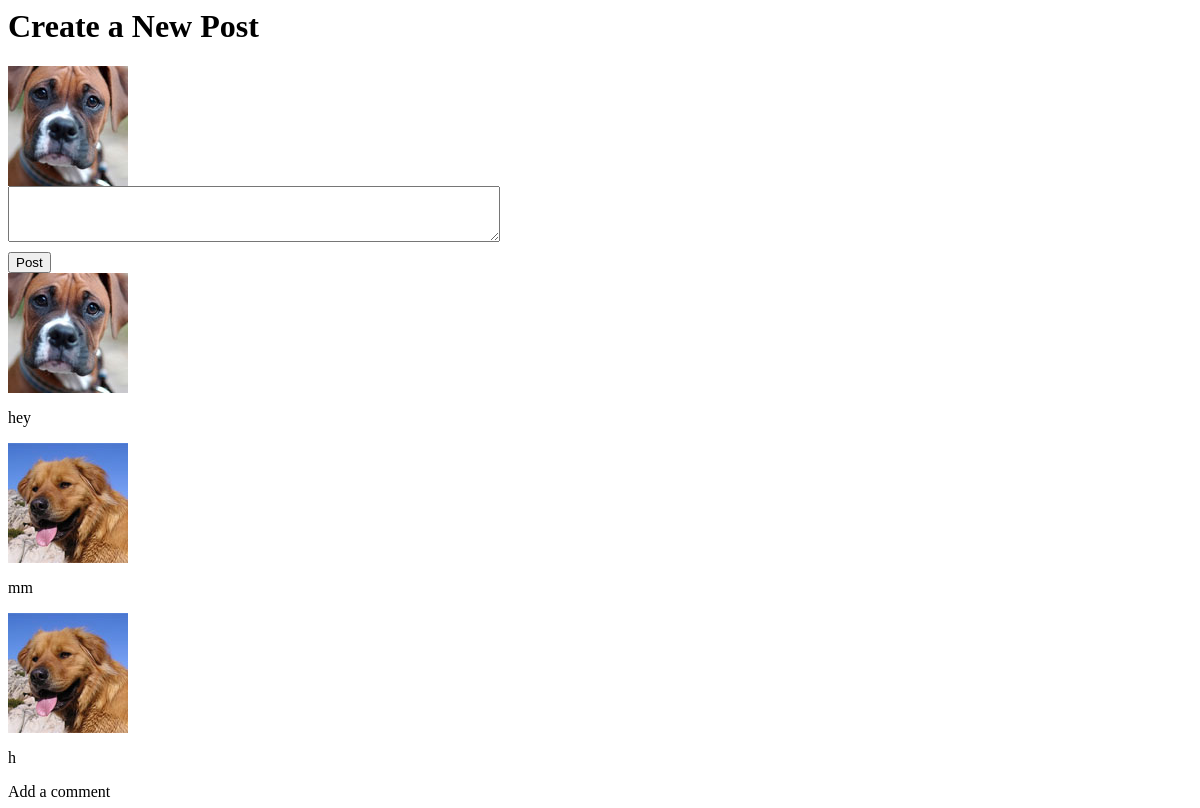
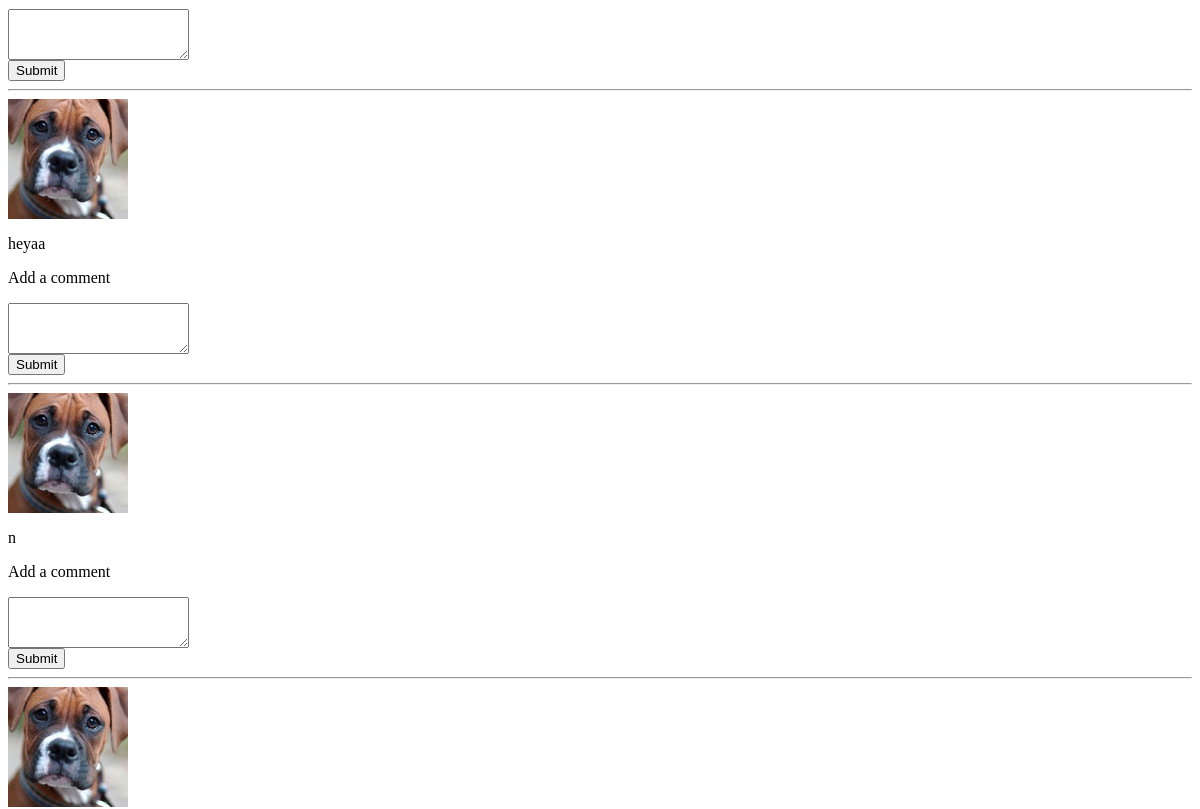
Before: /getdata/ (upper part) with the older database file (2 pictures, top to bottom).
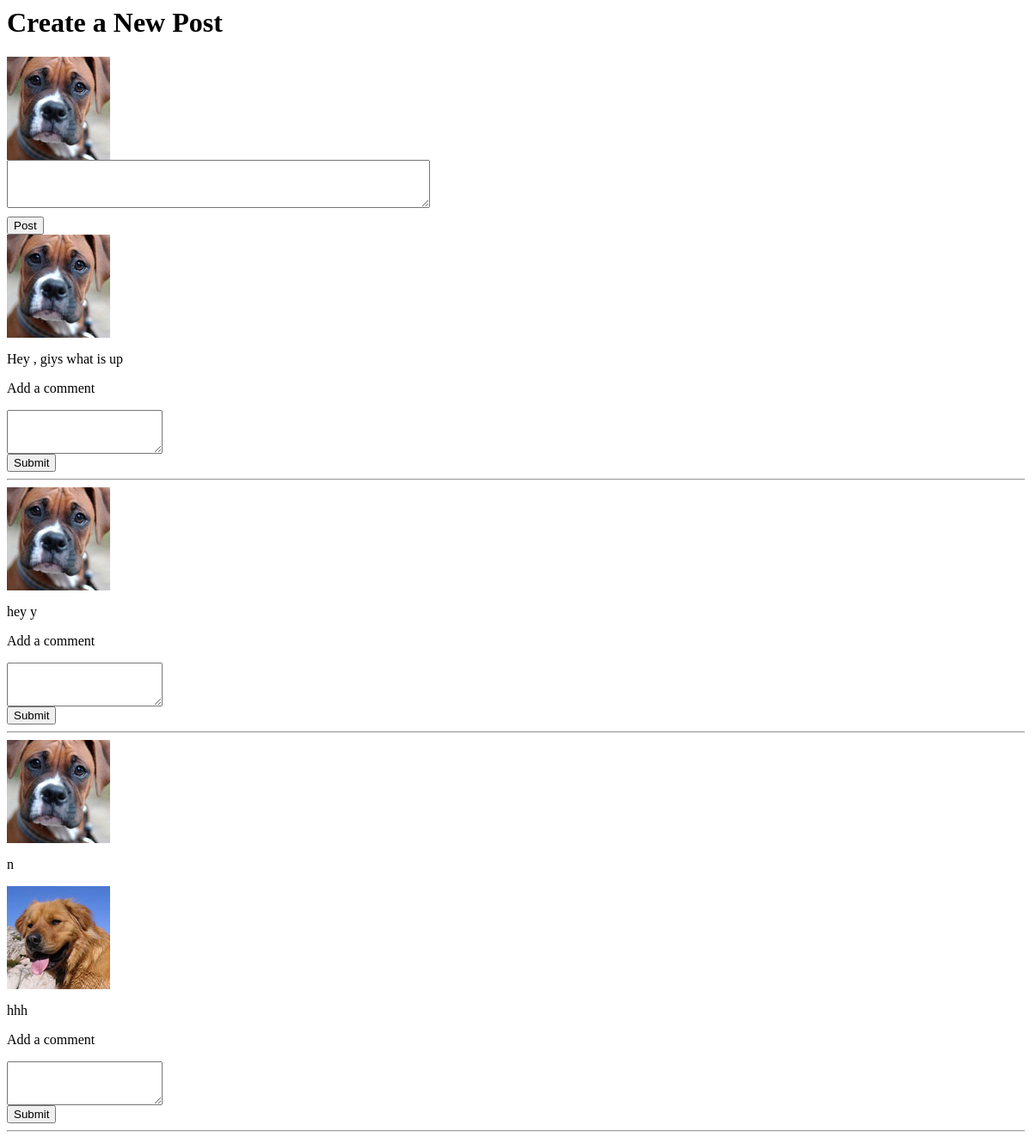
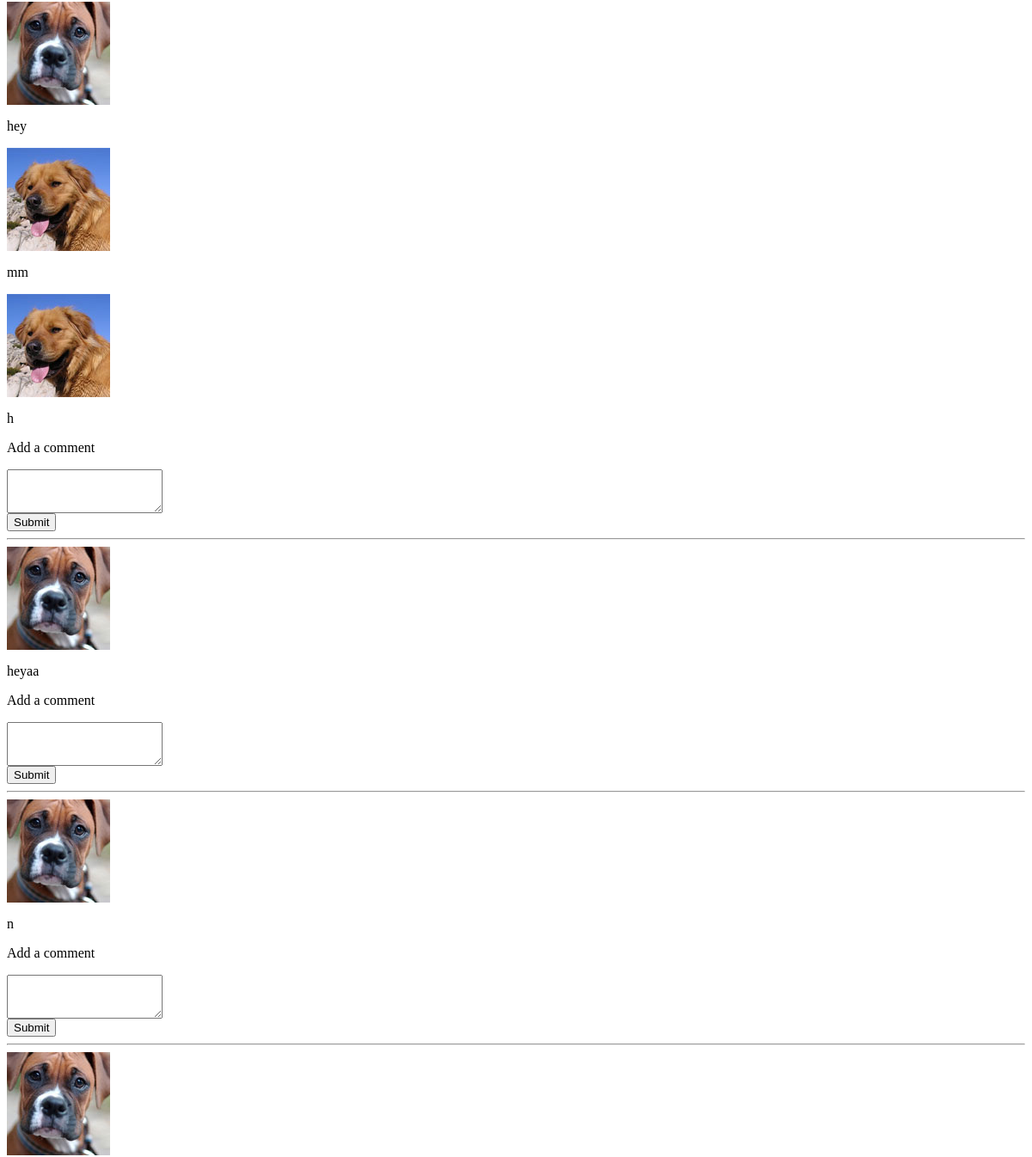
After: the same page with the newer database file (2 pictures, top to bottom).
### postreply/models.py (models this page shows)
class Post(models.Model):
    user = models.ForeignKey(User,null=True, blank=True,on_delete=models.SET_NULL)
    post = models.CharField(max_length=200, null=True, blank=True)
    posted_date = models.DateTimeField(auto_now_add=True, auto_now=False)
    updated = models.DateTimeField(auto_now_add=False, auto_now=True)

class Reply(models.Model):
    user = models.ForeignKey(User,null=True, blank=True,on_delete=models.SET_NULL)
    post = models.ForeignKey(Post, null=True, blank=True, on_delete= models.CASCADE)
    reply = models.CharField(max_length=300,null=True, blank=True )
    posted_date = models.DateTimeField(auto_now_add=True, auto_now=False)

### postreply/views.py (the view)
# urls.py: path('getdata/', getdata, name="getdata"),
def getdata(request):
    posts = Post.objects.all().order_by('-posted_date')
    for rep in posts:
        reply = list(Reply.objects.filter(post=rep))
        rep.reply = reply
    html = render_to_string('postrender.html', {'posts': posts})
    return HttpResponse(html)

### templates/postrender.html (shortened to what this page needs)
{% load static %}
<div class="container">
  <div class="row">
    <div class="span8">
      <h1>Create a New Post</h1>
      <div class="corgi_feed_well">
        <div class="individual_feed_item">
          <div class="feed_item">
            <div class="feed_body">
              <div class="row">
                <div class="feed_profile_pic">
                  <img src="{% static 'img/boxer.jpg' %}" alt="meta image" class="meta_image" />
                </div>
                <div class="feed_text">
                  <textarea name="newpost" rows="2" cols="80" id="postdata" style="margin: 0px 0px 10px; height: 56px; width: 492px;"></textarea><br>
                  <button class="btn btn-primary" id="ajaxpost">Post</button>
                </div>
              </div>
            </div>
          </div>
        </div>
      </div>
      {% for post in posts %}
      <div class="corgi_feed_well">
        <div class="individual_feed_item">
          <div class="feed_item">
            <div class="feed_body">
              <div class="row">
                <div class="feed_profile_pic">
                  <img src="{% static 'img/boxer.jpg' %}" alt="meta image" class="meta_image" />
                </div>
                <div class="feed_text">
                  <p>{{ post.post }}</p>
                </div>
              </div>
            </div>
            {% for reply in post.reply %}
            <div class="feed_stacked last_feed_item offset1">
              <div class="feed_item">
                <div class="feed_body">
                  <div class="row">
                    <div class="feed_profile_pic">
                      <img src="{% static 'img/retriever.jpg' %}" alt="meta image" class="meta_image" />
                    </div>
                    <div class="feed_text">
                      <p>{{ reply.reply }}</p>
                    </div>
                  </div>
                </div>
              </div>
            </div>
            {% endfor %}
            <div class="comment_area" id="showme{{post.id}}">
              <p>Add a comment</p>
              <textarea rows="3" class="span6 reply_data{{ post.id }}"></textarea><br/>
              <input type="submit" class="btn reply_id" />
            </div>
            <hr class="feed_hr" />
          </div>
        </div>
      </div>
      {% endfor %}
    </div>
  </div>
</div>

Changed rows visible on the page:
added Post: post "Hey , giys what is up"
added Post: post "hey y"
added Post: post "n"
added Reply: reply "hhh", shown under "n"
